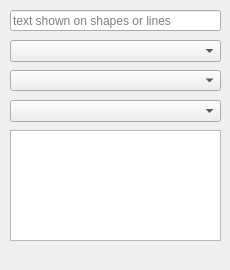
<?xml version="1.0" encoding="UTF-8"?>
<ui version="4.0">
 <class>SearchWidget</class>
 <widget class="QDockWidget" name="SearchWidget">
  <property name="geometry">
   <rect>
    <x>0</x>
    <y>0</y>
    <width>230</width>
    <height>270</height>
   </rect>
  </property>
  <property name="sizePolicy">
   <sizepolicy hsizetype="Preferred" vsizetype="Preferred">
    <horstretch>0</horstretch>
    <verstretch>0</verstretch>
   </sizepolicy>
  </property>
  <property name="minimumSize">
   <size>
    <width>230</width>
    <height>270</height>
   </size>
  </property>
  <property name="windowTitle">
   <string>Search</string>
  </property>
  <widget class="QWidget" name="dockWidgetContents">
   <widget class="QLineEdit" name="searchBox">
    <property name="geometry">
     <rect>
      <x>10</x>
      <y>10</y>
      <width>211</width>
      <height>21</height>
     </rect>
    </property>
    <property name="sizePolicy">
     <sizepolicy hsizetype="Expanding" vsizetype="Fixed">
      <horstretch>0</horstretch>
      <verstretch>0</verstretch>
     </sizepolicy>
    </property>
    <property name="placeholderText">
     <string>text shown on shapes or lines</string>
    </property>
    <property name="clearButtonEnabled">
     <bool>true</bool>
    </property>
   </widget>
   <widget class="QListWidget" name="resultsList">
    <property name="geometry">
     <rect>
      <x>10</x>
      <y>130</y>
      <width>211</width>
      <height>111</height>
     </rect>
    </property>
    <property name="selectionRectVisible">
     <bool>true</bool>
    </property>
   </widget>
   <widget class="QComboBox" name="typeCombo">
    <property name="geometry">
     <rect>
      <x>10</x>
      <y>40</y>
      <width>211</width>
      <height>22</height>
     </rect>
    </property>
    <property name="editable">
     <bool>false</bool>
    </property>
   </widget>
   <widget class="QComboBox" name="strengthCombo">
    <property name="geometry">
     <rect>
      <x>10</x>
      <y>70</y>
      <width>211</width>
      <height>21</height>
     </rect>
    </property>
   </widget>
   <widget class="QComboBox" name="navigabilityCombo">
    <property name="geometry">
     <rect>
      <x>10</x>
      <y>100</y>
      <width>211</width>
      <height>22</height>
     </rect>
    </property>
   </widget>
  </widget>
 </widget>
 <resources/>
 <connections/>
</ui>
